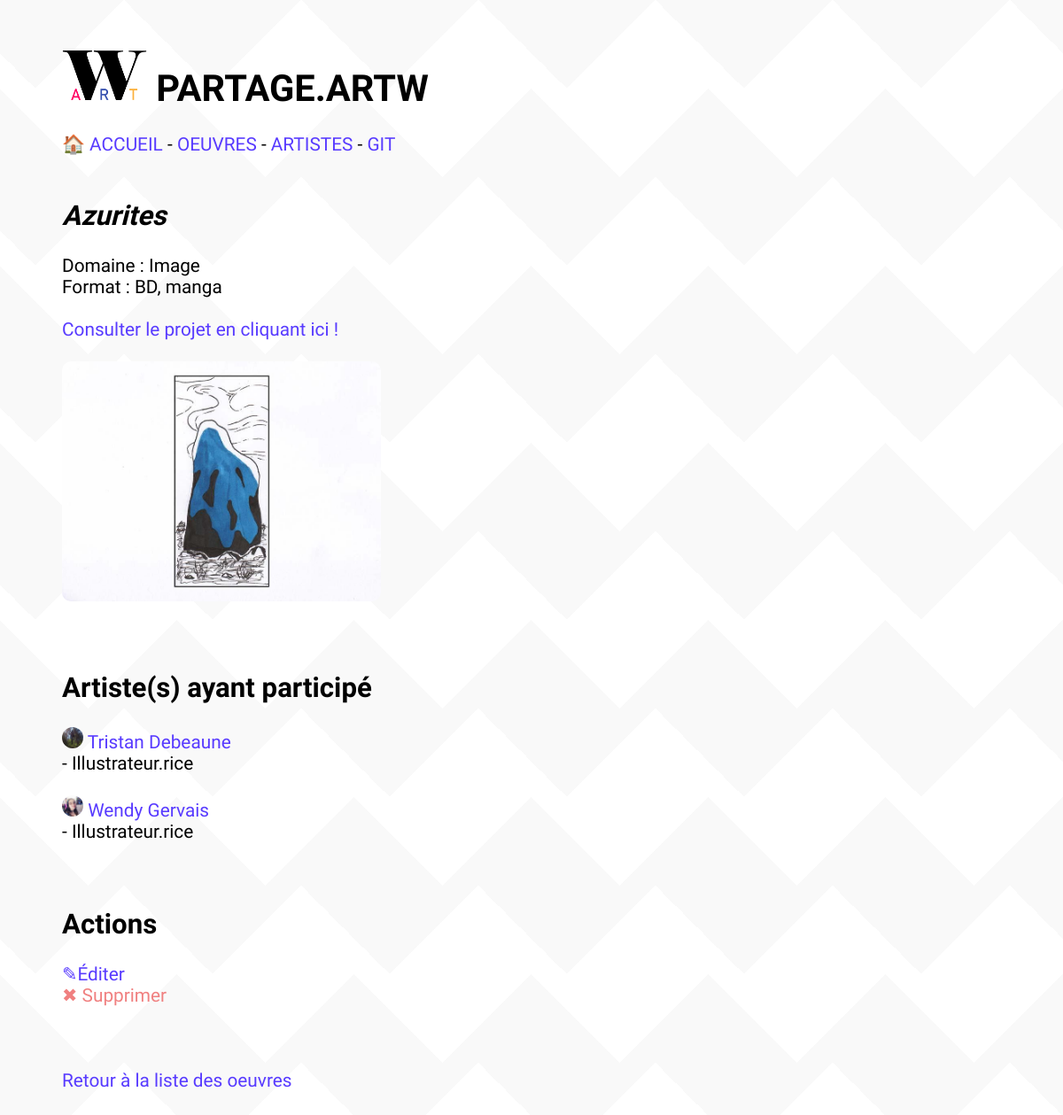
Screenshot of /artw/index.php/oeuvre/7 with the database file from the repository.
### tables this page shows
CREATE TABLE IF NOT EXISTS `oeuvres` (
  `id_oeuvre` int(11) NOT NULL AUTO_INCREMENT,
  `titre` text NOT NULL,
  `description` text NOT NULL,
  `image` text NOT NULL,
  `url` text NOT NULL,
  `id_format` int(11) NOT NULL,
  PRIMARY KEY (`id_oeuvre`)
);

CREATE TABLE IF NOT EXISTS `domaines` (
  `id_domaine` int(11) NOT NULL AUTO_INCREMENT,
  `nom_domaine` text NOT NULL,
  PRIMARY KEY (`id_domaine`)
);

CREATE TABLE IF NOT EXISTS `formats` (
  `id_format` int(11) NOT NULL AUTO_INCREMENT,
  `nom_format` text NOT NULL,
  `id_domaine` int(11) NOT NULL,
  PRIMARY KEY (`id_format`)
);

CREATE TABLE IF NOT EXISTS `personnes` (
  `id_personne` int(11) NOT NULL AUTO_INCREMENT,
  `nom` text NOT NULL,
  `prenom` text NOT NULL,
  `photo` text NOT NULL,
  `facebook` text NOT NULL,
  `instagram` text NOT NULL,
  `twitter` text NOT NULL,
  `linkedin` text NOT NULL,
  `bandcamp` text NOT NULL,
  PRIMARY KEY (`id_personne`)
);

CREATE TABLE IF NOT EXISTS `roles` (
  `id_role` int(11) NOT NULL AUTO_INCREMENT,
  `role` text NOT NULL,
  `id_domaine` int(11) NOT NULL,
  PRIMARY KEY (`id_role`)
);

### artw/index.php (called while the page is built)
<?php
    include "router.php";
?>

### artw/model.php (called while the page is built, shortened)
<?php
    $uploads = "/ARTW/artw/uploads/";
    function requeteInTab($req,$MaBase){
        $PDO = $MaBase->query($req);
        $tab = [];
        while ($ligne = $PDO->fetch()){
            array_push($tab,$ligne);
        }
        return $tab;
    }
    function getOeuvres($MaBase){
        $requete = 'SELECT id_oeuvre, titre, description, image, url, domaines.nom_domaine, formats.nom_format, formats.id_format FROM oeuvres JOIN formats ON oeuvres.id_format=formats.id_format JOIN domaines ON domaines.id_domaine=formats.id_domaine ORDER BY nom_domaine ASC';
        return requeteInTab($requete, $MaBase);
    }
    function getPersonnesdeOeuvreN($n, $MaBase) {
        $req = 'SELECT DISTINCT personnes.id_personne, prenom, nom, photo FROM personnes JOIN remplir_role ON personnes.id_personne=remplir_role.id_personne WHERE remplir_role.id_oeuvre='.$n;
        return requeteInTab($req,$MaBase);
    }
    function getRolesdePersonneDdansOeuvreN($p, $n, $MaBase) {
        $req = 'SELECT role FROM personnes JOIN remplir_role ON personnes.id_personne=remplir_role.id_personne JOIN roles ON roles.id_role = remplir_role.id_role WHERE remplir_role.id_oeuvre='.$n.' AND remplir_role.id_personne='.$p ;
        return requeteInTab($req,$MaBase);
    }
?>

### artw/views/oeuvre.php (the view, shortened to what this page needs)
<?php
    include "controller.php";
    foreach(getOeuvres($MaBase) as $o) {
        if ($o['id_oeuvre'] == $dest) {
            echo '<div class="blocOeuvre">';
                echo "<h2> <i> ".$o['titre']." </i> </h2>";
                echo " Domaine : ". $o['nom_domaine'];
                echo "<br>";
                echo "Format : " . $o['nom_format'];
                echo "<br>";
                echo "<br>";
                if ($o['url'] !='') {
                    echo "<a target='_blank' href='". $o['url'] . "'>";
                    echo " Consulter le projet en cliquant ici ! </a> ";
                    echo "<br>";
                }
                echo "<br>";
                echo '<img class="imgOeuv" alt=" ' .$o['titre'] . '" src="'.$uploads. $o['image'].'">';
                echo "<br>";
            echo "</div>";
            echo "<br>";
            echo "<br>";
            echo '<div class="blocArtistes">';
                echo "<h2>Artiste(s) ayant participé</h2>";
                foreach(getPersonnesdeOeuvreN($dest, $MaBase) as $p) {
                    echo '<img class ="photoListeOeuvre" src="'.$uploads.$p['photo'].'">';
                    echo '<a href="../artiste/';
                    echo $p['id_personne'];
                    echo '">';
                    echo $p['prenom'].' '. $p['nom'] .'</a>';
                    echo "<br>";
                    foreach(getRolesdePersonneDdansOeuvreN($p['id_personne'], $dest, $MaBase) as $r) {
                        echo " - ";
                        echo $r['role'];
                        echo "<br>";
                    }
                    echo "<br>";
                }
            echo "<br>";
            echo "<h2>Actions</h2>";
            echo '<a href="../editOeuvre/'.$o['id_oeuvre'].'"'.'>✎Éditer</a>';;
            echo "<br>";
            echo '<a href="../deleteOeuvre/'.$o['id_oeuvre'].'"'.'class="sup">✖ Supprimer</a>';
            echo "<br><br><br><br>";
            echo '<a href="../../index.php/oeuvres"> Retour à la liste des oeuvres</a>';
            echo "</div>";
        }
    }
?>
<br>
<br>

### artw/views/header.php (shortened to what this page needs)
<?php
    function setCurrentFolder(){
        $uri = $_SERVER['REQUEST_URI'];
        $url = explode("/", $uri);
        $current = $url[count($url)-1];
        if ($current=="index.php") {
            return '';
        } elseif ($url[count($url)-2] == 'oeuvre' || $url[count($url)-2] == 'deleteOeuvre'||$url[count($url)-2] == 'deleteArtiste'|| $url[count($url)-2] == 'artiste' || $url[count($url)-2] == 'editOeuvre' || $url[count($url)-2] == 'editOeuvreConfirm' || $url[count($url)-2] == 'editArtiste' || $url[count($url)-2] == 'editArtisteConfirm' ){
            return '../../';
        } else {
            return '../';
        }
    }
?>
<!DOCTYPE html>
<html lang="fr">
<head>
    <?php
        echo '<link rel=stylesheet href="'.setCurrentFolder().'styles.css">';
    ?>
</head>
<body>
<h1>
    <?php
        echo '<a href="'.setCurrentFolder().'index.php"><img src="'.setCurrentFolder().'images/logo.png" alt="Accueil" class="logoSite"></a>';
    ?>
    PARTAGE.ARTW
</h1>
    <?php
        echo '<nav><a href="'.setCurrentFolder().'index.php">🏠 ACCUEIL</a>
        - <a href="'.setCurrentFolder().'index.php/oeuvres">OEUVRES </a> -
        <a href="'.setCurrentFolder().'index.php/artistes">ARTISTES</a> -
        <a target="_blank" href="https://github.com/Bouillon2Poulet/ARTW">GIT</a>
        </nav>'
    ?>
<br>

### artw/router.php (shortened to what this page needs)
<?php
    $uri = $_SERVER['REQUEST_URI'];
    $url = explode("/", $uri);
    $dest = $url[count($url)-1];
    include "views/header.php";
    if ($url[count($url)-2] == 'oeuvre') {
        include "views/oeuvre.php";
    }
    include "views/footer.php";
?>

### artw/views/footer.php
</body>
</html>

### artw/styles.css (style rules this page uses)
body { font-family: 'Yanone Kaffeesatz', sans-serif; font-size: 1.3rem; text-align: justify; padding: 20px; margin-left: 50px; background-color: #ffffff; opacity: 1; background-image: linear-gradient(135deg, #f9f9f9 25%, transparent 25%), linear-gradient(225deg, #f9f9f9 25%, transparent 25%), linear-gradient(45deg, #f9f9f9 25%, transparent 25%), linear-gradient(315deg, #f9f9f9 25%, #ffffff 25%); background-position: 40px 0, 40px 0, 0 0, 0 0; background-size: 200px 200px; background-repeat: repeat; }
h1 { color: rgb(0, 0, 0); }
h2 { color: rgb(0, 0, 0); }
a { color: rgb(88, 59, 255); text-decoration: none; transition-duration: 0.5s; }
.sup { color:lightcoral; }
.logoSite { width:8vw; }
.imgOeuv { width:30vw; border-radius:10px; }
.photoListeOeuvre { width: 1.5rem; height: 1.5rem; object-fit: cover; border-radius:50%; }

### rows the page displays
oeuvres: titre "Azurites", domaines.nom_domaine "Image", id_format.nom_format "BD, manga", image (picture)
personnes: photo (picture), prenom "Tristan", nom "Debeaune"
roles: role "Illustrateur.rice"
personnes: photo (picture), prenom "Wendy", nom "Gervais"
